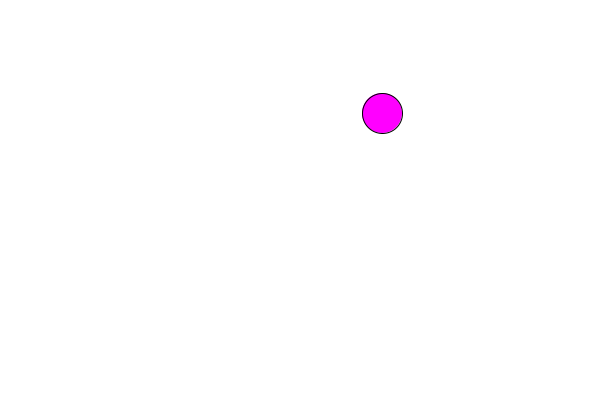
Frame 1 (no input)
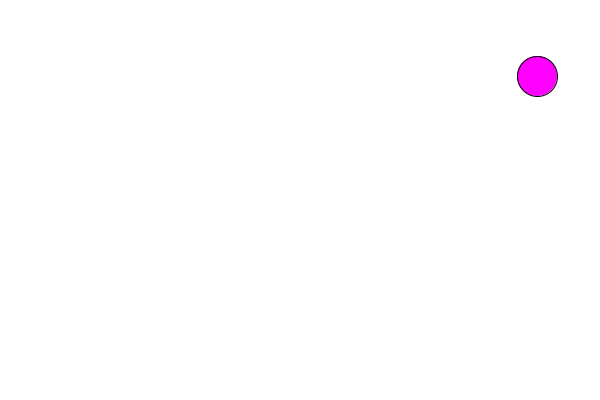
Frame 60 (the mouse pressed at the canvas centre just before this capture)
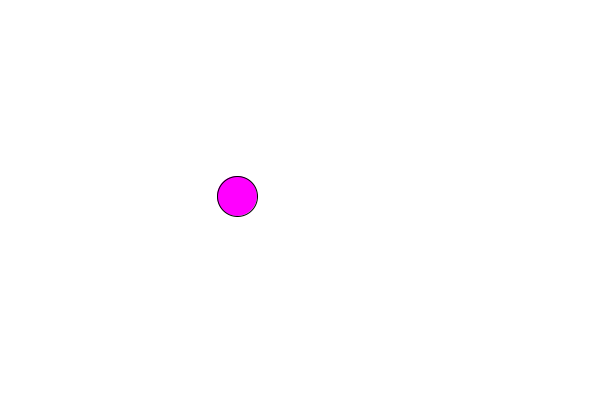
Frame 120 (the mouse held since frame 60 and released just before this capture)

The Processing sketch that drew these frames (run headless with seeded random() and noise(); from frame 60 on, the mouse is pressed at the canvas centre):

// Processing sketch: mover_demo
// ── mover_demo.pde
Mover[] spaceBalls;
Mover m;

void setup() {
  background(255);
  size( 600, 400 );
  m = new Mover();
  spaceBalls = new Mover[10];
}

void draw() {
  background(255);
  m.display();
  m.checkBoundries();
  m.move();
}
// ── Mover.pde
class Mover {

  int x;
  int y;
  float xvel;
  float yvel;
  int size;

  //constructor
  Mover() {
    size = 20;
    x = (int)random(size, width-size);
    y = (int)random(size, height-size);

    xvel = random(-5, 5);
    yvel = random(-5, 5);
  }

  Mover(int s) {
    size = s;
    x = (int)random(size, width-size);
    y = (int)random(size, height-size);

    xvel = random(-5, 5);
    yvel = random(-5, 5);
  }

  void move() {
    x+= xvel;
    y+= yvel;
  }

  void display() {
    fill(255, 0, 255);
    ellipse(x, y, size*2, size*2);
  }

  void checkBoundries() {
    if ( x >= width - size || x <= size )
      xvel*= -1;
    if ( y >= height - size || y <= size )
      yvel*= -1;
  }
}
